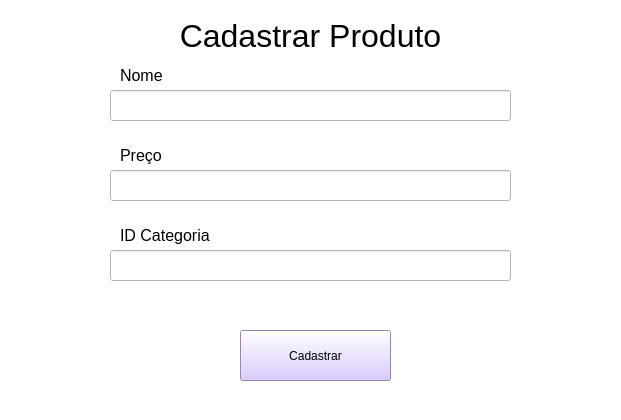
<?xml version="1.0" encoding="UTF-8"?>
<ui version="4.0">
 <class>MainWindow</class>
 <widget class="QMainWindow" name="MainWindow">
  <property name="geometry">
   <rect><x>0</x><y>0</y><width>621</width><height>420</height></rect>
  </property>
  <property name="windowTitle"><string>MainWindow</string></property>
  <property name="styleSheet">
   <string notr="true">background-color: rgb(255, 255, 255);</string>
  </property>
  <widget class="QWidget" name="centralwidget">

   <!-- Título -->
   <widget class="QLabel" name="label">
    <property name="geometry">
     <rect><x>0</x><y>10</y><width>621</width><height>51</height></rect>
    </property>
    <property name="font">
     <font><family>Microsoft Sans Serif</family><pointsize>24</pointsize></font>
    </property>
    <property name="text"><string>Cadastrar Produto</string></property>
    <property name="alignment"><set>AlignCenter</set></property>
   </widget>

   <!-- Nome -->
   <widget class="QLabel" name="label_2">
    <property name="geometry">
     <rect><x>120</x><y>50</y><width>181</width><height>51</height></rect>
    </property>
    <property name="font">
     <font><family>Microsoft Sans Serif</family><pointsize>12</pointsize></font>
    </property>
    <property name="text"><string>Nome</string></property>
    <property name="alignment"><set>AlignVCenter</set></property>
   </widget>
   <widget class="QLineEdit" name="txt_nomeCadastroProduto">
    <property name="geometry">
     <rect><x>110</x><y>90</y><width>401</width><height>31</height></rect>
    </property>
   </widget>

   <!-- Preço -->
   <widget class="QLabel" name="label_3">
    <property name="geometry">
     <rect><x>120</x><y>130</y><width>181</width><height>51</height></rect>
    </property>
    <property name="font">
     <font><family>Microsoft Sans Serif</family><pointsize>12</pointsize></font>
    </property>
    <property name="text"><string>Preço</string></property>
    <property name="alignment"><set>AlignVCenter</set></property>
   </widget>
   <widget class="QLineEdit" name="txt_precoCadastroProduto">
    <property name="geometry">
     <rect><x>110</x><y>170</y><width>401</width><height>31</height></rect>
    </property>
   </widget>

   <!-- ID Categoria -->
   <widget class="QLabel" name="label_4">
    <property name="geometry">
     <rect><x>120</x><y>210</y><width>181</width><height>51</height></rect>
    </property>
    <property name="font">
     <font><family>Microsoft Sans Serif</family><pointsize>12</pointsize></font>
    </property>
    <property name="text"><string>ID Categoria</string></property>
    <property name="alignment"><set>AlignVCenter</set></property>
   </widget>
   <widget class="QLineEdit" name="txt_categoriaCadastroProduto">
    <property name="geometry">
     <rect><x>110</x><y>250</y><width>401</width><height>31</height></rect>
    </property>
   </widget>

   <!-- Botão Cadastrar -->
   <widget class="QPushButton" name="bt_confirmarCadastroProduto">
    <property name="geometry">
     <rect><x>240</x><y>330</y><width>151</width><height>51</height></rect>
    </property>
    <property name="styleSheet">
     <string notr="true">background-color: rgb(209, 187, 255);</string>
    </property>
    <property name="text"><string>Cadastrar</string></property>
   </widget>

  </widget>
  <widget class="QStatusBar" name="statusbar"/>
 </widget>
 <resources/>
 <connections/>
</ui>
